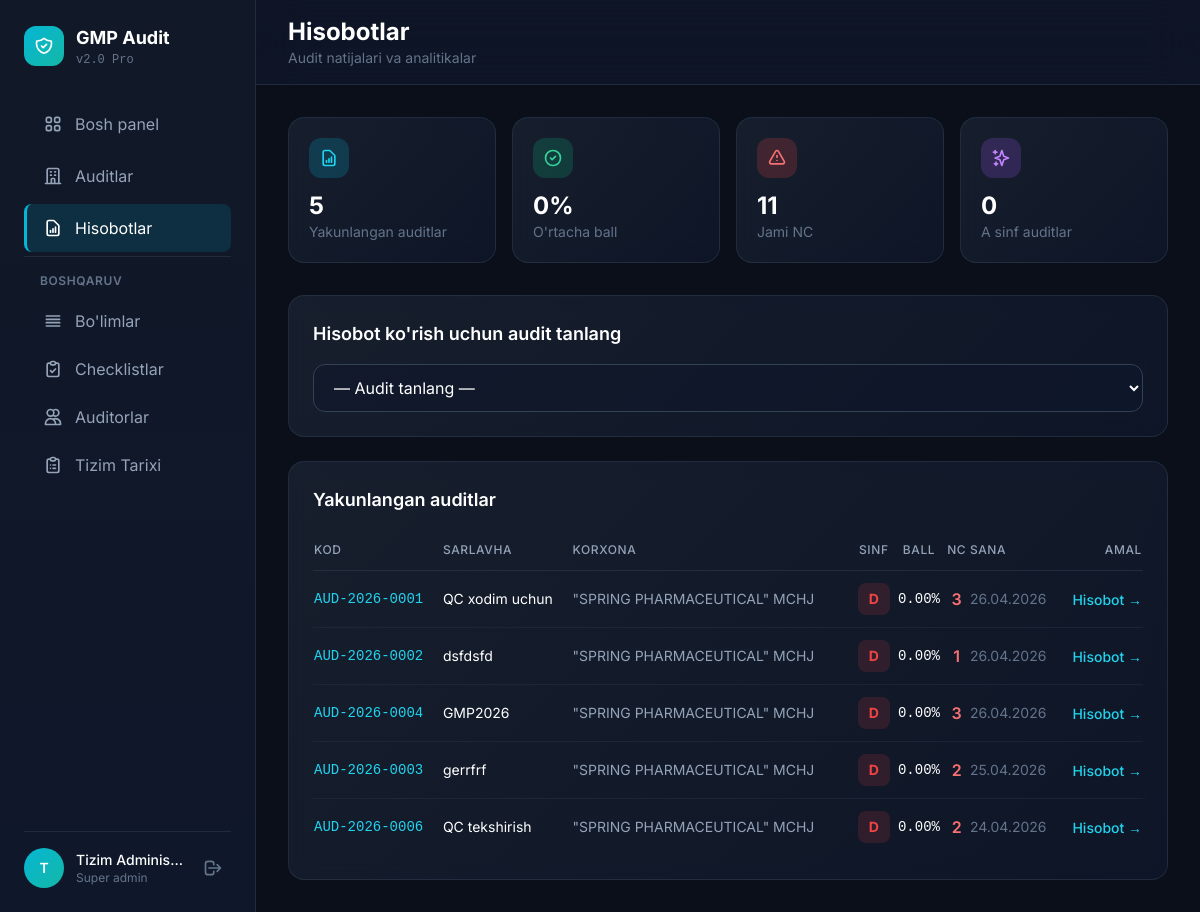
/reports.php (signed in), run on the app's committed database.
### tables this page shows
CREATE TABLE `users` (
  `id` int NOT NULL AUTO_INCREMENT,
  `username` varchar(100) NOT NULL,
  `email` varchar(150) NOT NULL,
  `password` varchar(255) NOT NULL,
  `full_name` varchar(150) NOT NULL,
  `phone` varchar(30) DEFAULT NULL,
  `position` varchar(100) DEFAULT NULL,
  `role` enum('super_admin','bosh_auditor','auditor','viewer','reader') DEFAULT NULL,
  `is_active` tinyint(1) DEFAULT '1',
  `created_at` timestamp NULL DEFAULT CURRENT_TIMESTAMP,
  `updated_at` timestamp NULL DEFAULT CURRENT_TIMESTAMP ON UPDATE CURRENT_TIMESTAMP,
  `department_id` int DEFAULT NULL,
  `position_id` int DEFAULT NULL,
  `hire_date` date DEFAULT NULL,
  PRIMARY KEY (`id`),
  UNIQUE KEY `username` (`username`),
  UNIQUE KEY `email` (`email`)
);

CREATE TABLE `audits` (
  `id` int NOT NULL AUTO_INCREMENT,
  `audit_code` varchar(50) NOT NULL,
  `site_id` int NOT NULL,
  `title` varchar(200) NOT NULL,
  `start_date` date NOT NULL,
  `end_date` date DEFAULT NULL,
  `completed_at` timestamp NULL DEFAULT NULL,
  `status` enum('draft','in_progress','completed','cancelled') DEFAULT 'draft',
  `total_score` decimal(10,2) DEFAULT '0.00',
  `max_score` decimal(10,2) DEFAULT '0.00',
  `progress_percent` decimal(5,2) DEFAULT '0.00',
  `percentage_score` decimal(5,2) DEFAULT '0.00',
  `created_by` int NOT NULL,
  `created_at` timestamp NULL DEFAULT CURRENT_TIMESTAMP,
  `updated_at` timestamp NULL DEFAULT CURRENT_TIMESTAMP ON UPDATE CURRENT_TIMESTAMP,
  PRIMARY KEY (`id`),
  UNIQUE KEY `audit_code` (`audit_code`),
  KEY `site_id` (`site_id`),
  KEY `created_by` (`created_by`),
  CONSTRAINT `audits_ibfk_1` FOREIGN KEY (`site_id`) REFERENCES `sites` (`id`) ON DELETE CASCADE,
  CONSTRAINT `audits_ibfk_2` FOREIGN KEY (`created_by`) REFERENCES `users` (`id`)
);

CREATE TABLE `sites` (
  `id` int NOT NULL AUTO_INCREMENT,
  `name` varchar(200) NOT NULL,
  `address` text,
  `country` varchar(100) DEFAULT NULL,
  `phone` varchar(30) DEFAULT NULL,
  `director_name` varchar(150) DEFAULT NULL,
  `is_active` tinyint(1) DEFAULT '1',
  `created_at` timestamp NULL DEFAULT CURRENT_TIMESTAMP,
  PRIMARY KEY (`id`)
);

### reports.php (the view, shortened to what the rows shown need)
<?php
require_once 'db.php';
$user = getCurrentUser();
$auditId = (int) ($_GET['audit'] ?? 0);
$error = '';
$canViewAll = in_array($user['role'], ['super_admin', 'bosh_auditor']);
function getGmpGrade(float $percentage): array
{
    return ['grade' => 'D', 'label' => 'Qoniqarsiz', 'color' => '#ef4444', 'bg' => 'rgba(239,68,68,0.15)', 'desc' => 'Qabul qilinmaydi, jiddiy chora-tadbirlar zarur'];
}
if ($canViewAll) {
    $auditsStmt = $pdo->query("
        SELECT a.*, s.name as site_name
        FROM audits a
        JOIN sites s ON a.site_id = s.id
        WHERE a.status = 'completed'
        ORDER BY a.end_date IS NULL, a.end_date DESC
    ");
}
$audits = $auditsStmt->fetchAll();
?>
<!DOCTYPE html>
<html lang="uz">
<head>
    <script src="https://cdn.tailwindcss.com"></script>
</head>
<body class="min-h-screen text-slate-100">
    <div class="flex min-h-screen pt-14 lg:pt-0">
        <aside id="sidebar" class="sidebar w-64 fixed h-full z-50 no-print" role="navigation"
            aria-label="Asosiy navigatsiya">
            <div class="p-6 h-full flex flex-col">
                <div class="flex items-center gap-3 mb-8">
                    <div>
                        <h1 class="text-lg font-bold text-white">GMP Audit</h1>
                    </div>
                </div>
                <div class="border-t border-slate-700/50 pt-4 mt-4">
                    <div class="flex items-center gap-3">
                        <div
                            class="w-10 h-10 rounded-full bg-gradient-to-br from-cyan-500 to-teal-500 flex items-center justify-center text-white font-semibold text-sm">
                            <?php echo strtoupper(mb_substr($user['full_name'], 0, 1)); ?>
                        </div>
                        <div class="flex-1 min-w-0">
                            <p class="text-sm font-medium text-white truncate">
                                <?php echo htmlspecialchars($user['full_name']); ?>
                            </p>
                            <p class="text-xs text-slate-500">
                                <?php echo ucfirst(str_replace('_', ' ', $user['role'])); ?>
                            </p>
                        </div>
                        <a href="logout.php" class="text-slate-500 hover:text-red-400 transition-colors p-2"
                            aria-label="Chiqish">
                            <svg class="w-5 h-5" fill="none" stroke="currentColor" viewBox="0 0 24 24">
                                <path stroke-linecap="round" stroke-linejoin="round" stroke-width="2"
                                    d="M17 16l4-4m0 0l-4-4m4 4H7m6 4v1a3 3 0 01-3 3H6a3 3 0 01-3-3V7a3 3 0 013-3h4a3 3 0 013 3v1" />
                            </svg>
                        </a>
                    </div>
                </div>
            </div>
        </aside>
        <main class="flex-1 lg:ml-64 w-full">
            <header class="sticky top-0 z-20 bg-slate-900/80 backdrop-blur-xl border-b border-slate-700/50 no-print">
                <div class="px-4 lg:px-8 py-4">
                    <div class="flex items-center justify-between">
                        <div>
                            <h1 class="text-xl lg:text-2xl font-bold text-white">
                                <?php echo $auditId && isset($audit) ? 'Audit Hisoboti' : 'Hisobotlar'; ?>
                            </h1>
                        </div>
                    </div>
                </div>
            </header>
            <div class="p-4 lg:p-8">
                <?php if (!$auditId || isset($error)): ?>
                    <div class="stat-card rounded-2xl p-6 mb-6 animate-in delay-2">
                        <h2 class="text-lg font-semibold text-white mb-4">Hisobot ko'rish uchun audit tanlang</h2>
                    </div>
                    <?php if (!empty($audits)): ?>
                        <div class="stat-card rounded-2xl p-6 animate-in delay-3">
                            <div class="overflow-x-auto">
                                <table class="w-full">
                                    <thead>
                                        <tr class="border-b border-slate-700/50">
                                            <th
                                                class="text-left py-3 text-slate-400 text-xs font-medium uppercase tracking-wider">
                                                Kod</th>
                                            <th
                                                class="text-left py-3 text-slate-400 text-xs font-medium uppercase tracking-wider">
                                                Sarlavha</th>
                                            <th
                                                class="text-left py-3 text-slate-400 text-xs font-medium uppercase tracking-wider hidden lg:table-cell">
                                                Korxona</th>
                                            <th
                                                class="text-center py-3 text-slate-400 text-xs font-medium uppercase tracking-wider">
                                                Sinf</th>
                                            <th
                                                class="text-center py-3 text-slate-400 text-xs font-medium uppercase tracking-wider">
                                                Ball</th>
                                            <th
                                                class="text-center py-3 text-slate-400 text-xs font-medium uppercase tracking-wider">
                                                NC</th>
                                            <th
                                                class="text-left py-3 text-slate-400 text-xs font-medium uppercase tracking-wider hidden sm:table-cell">
                                                Sana</th>
                                            <th
                                                class="text-right py-3 text-slate-400 text-xs font-medium uppercase tracking-wider">
                                                Amal</th>
                                        </tr>
                                    </thead>
                                    <tbody class="divide-y divide-slate-700/30">
                                        <?php foreach ($audits as $a):
                                            $aGrade = getGmpGrade((float) $a['percentage_score']);
                                            $aNC = $pdo->prepare("SELECT COUNT(*) FROM non_conformities WHERE audit_id = ?");
                                            $aNC->execute([$a['id']]);
                                            $aNCCount = $aNC->fetchColumn();
                                            ?>
                                            <tr class="hover:bg-slate-800/30 transition-colors">
                                                <td class="py-3 font-mono text-cyan-400 text-sm">
                                                    <?php echo htmlspecialchars($a['audit_code']); ?>
                                                </td>
                                                <td class="py-3 text-white text-sm"><?php echo htmlspecialchars($a['title']); ?>
                                                </td>
                                                <td class="py-3 text-slate-400 text-sm hidden lg:table-cell">
                                                    <?php echo htmlspecialchars($a['site_name']); ?>
                                                </td>
                                                <td class="py-3 text-center">
                                                    <span
                                                        class="inline-flex items-center justify-center w-8 h-8 rounded-lg text-sm font-bold"
                                                        style="background: <?php echo $aGrade['bg']; ?>; color: <?php echo $aGrade['color']; ?>">
                                                        <?php echo $aGrade['grade']; ?>
                                                    </span>
                                                </td>
                                                <td class="py-3 text-center text-white font-mono text-sm">
                                                    <?php echo $a['percentage_score']; ?>%
                                                </td>
                                                <td class="py-3 text-center">
                                                    <?php if ($aNCCount > 0): ?>
                                                        <span class="text-red-400 font-semibold"><?php echo $aNCCount; ?></span>
                                                    <?php else: ?>
                                                        <span class="text-emerald-400">0</span>
                                                    <?php endif; ?>
                                                </td>
                                                <td class="py-3 text-slate-500 text-sm hidden sm:table-cell">
                                                    <?php echo date('d.m.Y', strtotime($a['end_date'] ?? $a['completed_at'] ?? $a['created_at'])); ?>
                                                </td>
                                                <td class="py-3 text-right">
                                                    <a href="?audit=<?php echo $a['id']; ?>"
                                                        class="text-cyan-400 hover:text-cyan-300 text-sm font-medium">
                                                        Hisobot →
                                                    </a>
                                                </td>
                                            </tr>
                                        <?php endforeach; ?>
                                    </tbody>
                                </table>
                            </div>
                        </div>
                    <?php endif; ?>
    <?php endif; ?>
    </div>
    </main>
    </div>
</body>
</html>

### data on the page
users: full_name "T", full_name "Tizim Adminis…", role "Super admin"
audits: audit_code "AUD-2026-0001", title "QC xodim uchun", site.name "\"SPRING PHARMACEUTICAL\" MCHJ", percentage_score "D", percentage_score "0.00", aNCCount "3", end_date "26.04.2026"
audits: audit_code "AUD-2026-0002", title "dsfdsfd", site.name "\"SPRING PHARMACEUTICAL\" MCHJ", percentage_score "D", percentage_score "0.00", aNCCount "1", end_date "26.04.2026"
audits: audit_code "AUD-2026-0004", title "GMP2026", site.name "\"SPRING PHARMACEUTICAL\" MCHJ", percentage_score "D", percentage_score "0.00", aNCCount "3", end_date "26.04.2026"
audits: audit_code "AUD-2026-0003", title "gerrfrf", site.name "\"SPRING PHARMACEUTICAL\" MCHJ", percentage_score "D", percentage_score "0.00", aNCCount "2", end_date "25.04.2026"
audits: audit_code "AUD-2026-0006", title "QC tekshirish", site.name "\"SPRING PHARMACEUTICAL\" MCHJ", percentage_score "D", percentage_score "0.00", aNCCount "2", end_date+completed_at+created_at "24.04.2026"

### other printed values
$globalStats['total_completed'] "5"
$globalStats['avg_score'] "0"
$globalStats['total_nc'] "11"
$globalStats['grade_a'] "0"
